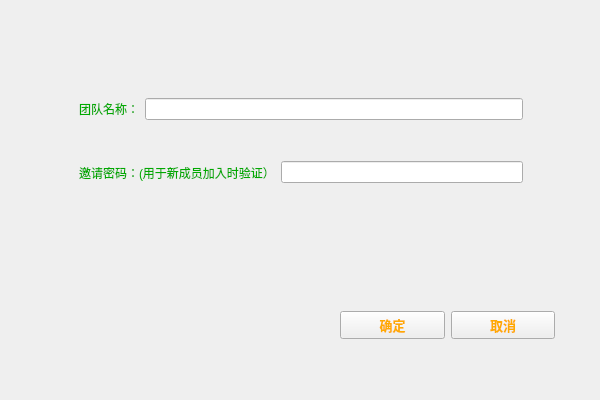
<?xml version="1.0" encoding="UTF-8"?>
<ui version="4.0">
 <class>addteam</class>
 <widget class="QWidget" name="addteam">
  <property name="geometry">
   <rect>
    <x>0</x>
    <y>0</y>
    <width>600</width>
    <height>400</height>
   </rect>
  </property>
  <property name="windowTitle">
   <string>SuperCalendar-创建团队</string>
  </property>
  <widget class="QWidget" name="widget_5" native="true">
   <property name="geometry">
    <rect>
     <x>0</x>
     <y>0</y>
     <width>600</width>
     <height>400</height>
    </rect>
   </property>
   <property name="styleSheet">
    <string notr="true">#widget_5{border-image: url(:/res/img13.jpg);}</string>
   </property>
   <widget class="QWidget" name="widget_3" native="true">
    <property name="geometry">
     <rect>
      <x>70</x>
      <y>80</y>
      <width>462</width>
      <height>121</height>
     </rect>
    </property>
    <layout class="QVBoxLayout" name="verticalLayout">
     <item>
      <widget class="QWidget" name="widget" native="true">
       <property name="styleSheet">
        <string notr="true">color: rgb(0, 170, 0);</string>
       </property>
       <layout class="QHBoxLayout" name="horizontalLayout_2">
        <item>
         <widget class="QLabel" name="label">
          <property name="text">
           <string>团队名称：</string>
          </property>
         </widget>
        </item>
        <item>
         <widget class="QLineEdit" name="name"/>
        </item>
       </layout>
      </widget>
     </item>
     <item>
      <widget class="QWidget" name="widget_2" native="true">
       <property name="styleSheet">
        <string notr="true">color: rgb(0, 170, 0);</string>
       </property>
       <layout class="QHBoxLayout" name="horizontalLayout">
        <item>
         <widget class="QLabel" name="label_2">
          <property name="text">
           <string>邀请密码：(用于新成员加入时验证）</string>
          </property>
         </widget>
        </item>
        <item>
         <widget class="QLineEdit" name="password">
          <property name="echoMode">
           <enum>QLineEdit::Password</enum>
          </property>
         </widget>
        </item>
       </layout>
      </widget>
     </item>
    </layout>
   </widget>
   <widget class="QWidget" name="widget_4" native="true">
    <property name="geometry">
     <rect>
      <x>340</x>
      <y>300</y>
      <width>215</width>
      <height>50</height>
     </rect>
    </property>
    <property name="font">
     <font>
      <bold>false</bold>
     </font>
    </property>
    <property name="styleSheet">
     <string notr="true">color: rgb(255, 170, 0);</string>
    </property>
    <layout class="QHBoxLayout" name="horizontalLayout_3">
     <item>
      <widget class="QPushButton" name="ok">
       <property name="font">
        <font>
         <pointsize>10</pointsize>
         <bold>true</bold>
        </font>
       </property>
       <property name="text">
        <string>确定</string>
       </property>
      </widget>
     </item>
     <item>
      <widget class="QPushButton" name="cancel">
       <property name="font">
        <font>
         <pointsize>10</pointsize>
         <bold>true</bold>
        </font>
       </property>
       <property name="text">
        <string>取消</string>
       </property>
      </widget>
     </item>
    </layout>
   </widget>
  </widget>
 </widget>
 <resources/>
 <connections/>
</ui>
